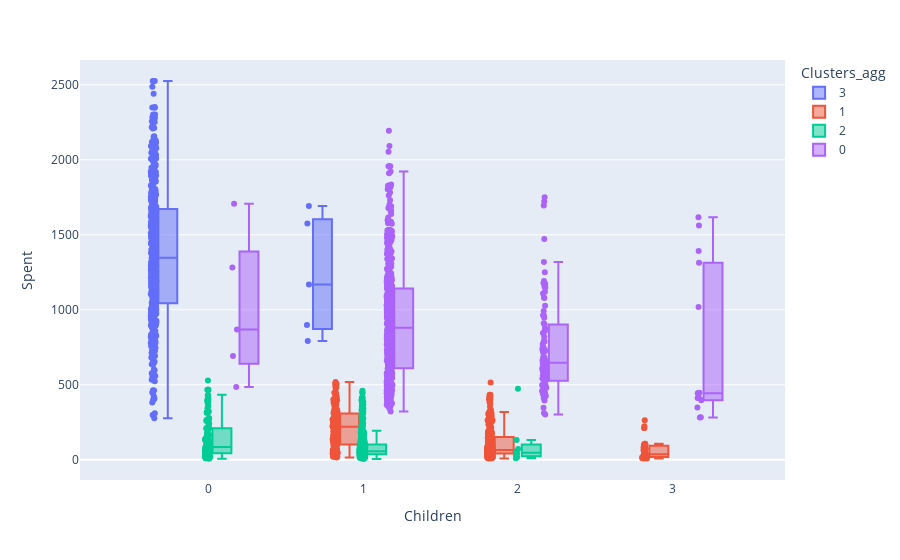

Notebook cell for this chart:
### Markdown cell above
## PROFILING

* Determining the qualifications of customers belonging to different clusters.

### Code cell
fig = px.box(df, x=df['Children'], y=df['Spent'], points="all", color="Clusters_agg")
fig.show()

### Figure 1 — Plotly figure (JSON) as saved in the notebook; plotly's stock layout.template omitted (floating-point values rounded to 4 significant figures; data arrays with more than 128 entries replaced by an {"elided": "..."} marker saying what was removed)
{"data": [{"alignmentgroup": "True", "boxpoints": "all", "hovertemplate": "Clusters_agg=3<br>Children=%{x}<br>Spent=%{y}<extra></extra>", "legendgroup": "3", "marker": {"color": "#636efa"}, "name": "3", "notched": false, "offsetgroup": "3", "orientation": "v", "showlegend": true, "type": "box", "x": {"elided": "495 int values"}, "x0": " ", "xaxis": "x", "y": {"elided": "495 int values"}, "y0": " ", "yaxis": "y"}, {"alignmentgroup": "True", "boxpoints": "all", "hovertemplate": "Clusters_agg=1<br>Children=%{x}<br>Spent=%{y}<extra></extra>", "legendgroup": "1", "marker": {"color": "#EF553B"}, "name": "1", "notched": false, "offsetgroup": "1", "orientation": "v", "showlegend": true, "type": "box", "x": {"elided": "517 int values"}, "x0": " ", "xaxis": "x", "y": {"elided": "517 int values"}, "y0": " ", "yaxis": "y"}, {"alignmentgroup": "True", "boxpoints": "all", "hovertemplate": "Clusters_agg=2<br>Children=%{x}<br>Spent=%{y}<extra></extra>", "legendgroup": "2", "marker": {"color": "#00cc96"}, "name": "2", "notched": false, "offsetgroup": "2", "orientation": "v", "showlegend": true, "type": "box", "x": {"elided": "600 int values"}, "x0": " ", "xaxis": "x", "y": {"elided": "600 int values"}, "y0": " ", "yaxis": "y"}, {"alignmentgroup": "True", "boxpoints": "all", "hovertemplate": "Clusters_agg=0<br>Children=%{x}<br>Spent=%{y}<extra></extra>", "legendgroup": "0", "marker": {"color": "#ab63fa"}, "name": "0", "notched": false, "offsetgroup": "0", "orientation": "v", "showlegend": true, "type": "box", "x": {"elided": "593 int values"}, "x0": " ", "xaxis": "x", "y": {"elided": "593 int values"}, "y0": " ", "yaxis": "y"}], "layout": {"boxmode": "group", "legend": {"title": {"text": "Clusters_agg"}, "tracegroupgap": 0}, "margin": {"t": 60}, "xaxis": {"anchor": "y", "domain": [0, 1], "title": {"text": "Children"}}, "yaxis": {"anchor": "x", "domain": [0, 1], "title": {"text": "Spent"}}}}
